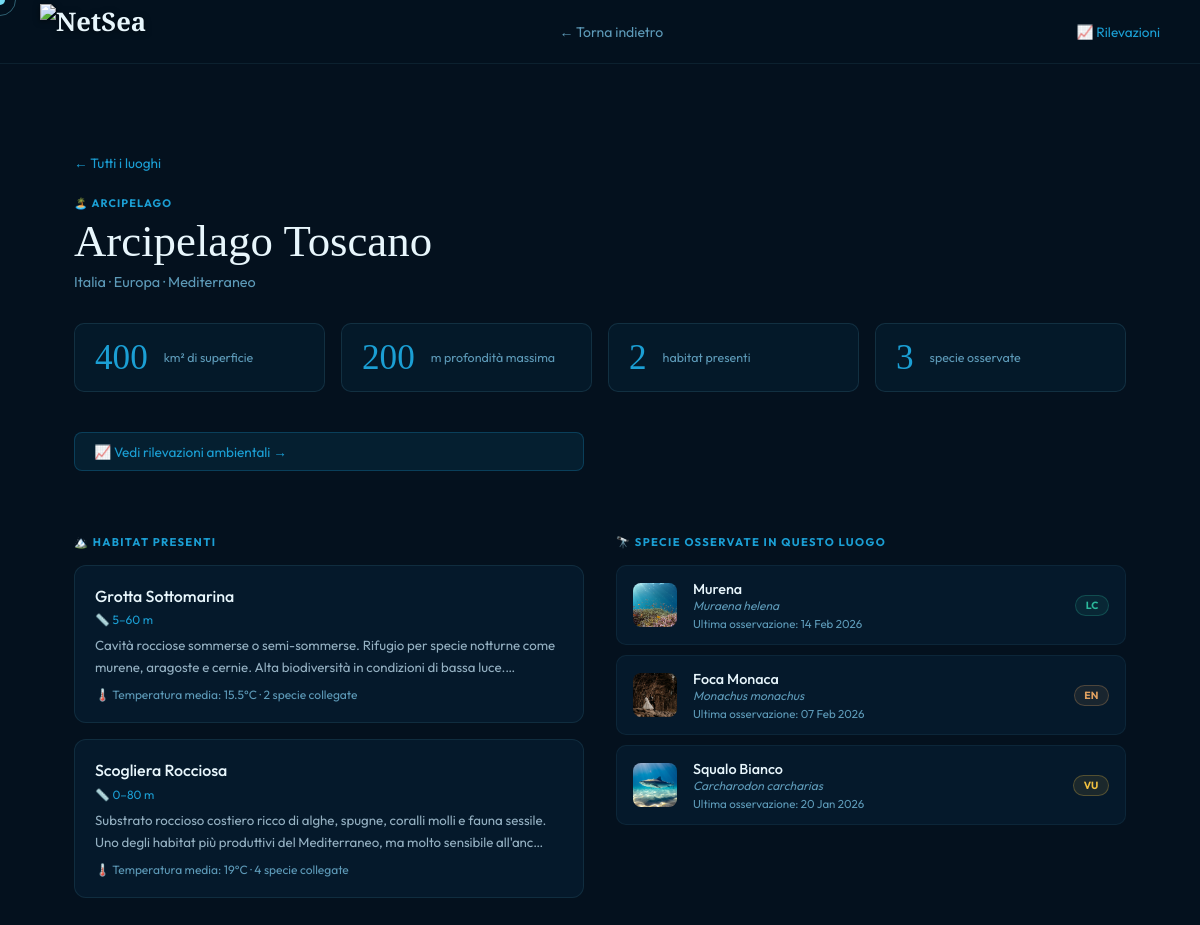
Page /luoghi.php?id=5 on the committed database.
### tables this page shows
CREATE TABLE `luogo` (
  `id_luogo` int(11) NOT NULL,
  `nome` varchar(100) DEFAULT NULL,
  `tipo` varchar(50) DEFAULT NULL,
  `oceano` varchar(100) DEFAULT NULL,
  `area` float DEFAULT NULL,
  `profondita` float DEFAULT NULL,
  `id_paese` int(11) DEFAULT NULL
);

CREATE TABLE `paese` (
  `id_paese` int(11) NOT NULL,
  `nome` varchar(100) NOT NULL,
  `continente` varchar(100) DEFAULT NULL,
  `cod_iso` char(3) DEFAULT NULL
);

CREATE TABLE `habitat` (
  `id_habitat` int(11) NOT NULL,
  `nome` varchar(100) DEFAULT NULL,
  `descrizione` text DEFAULT NULL,
  `range_habitat` varchar(100) DEFAULT NULL,
  `temperatura` float DEFAULT NULL,
  `id_luogo` int(11) DEFAULT NULL
);

CREATE TABLE `specie` (
  `id_specie` int(11) NOT NULL,
  `nome` varchar(100) DEFAULT NULL,
  `nome_scientifico` varchar(150) DEFAULT NULL,
  `famiglia` varchar(100) DEFAULT NULL,
  `classe` varchar(100) DEFAULT NULL,
  `dieta` varchar(100) DEFAULT NULL,
  `dimensioni` varchar(50) DEFAULT NULL,
  `peso` float DEFAULT NULL,
  `stato_conservazione` varchar(50) DEFAULT NULL,
  `descrizione` text DEFAULT NULL,
  `immagine` text DEFAULT NULL
);

### Luoghi.php (the view, shortened to what this page needs)
<?php
require 'config.php';
$id = filter_input(INPUT_GET, 'id', FILTER_VALIDATE_INT);
$luogo = null;
$habitat_luogo = [];
$specie_osservate = [];
if ($id) {
    $st = $connessione->prepare("
        SELECT l.*, p.nome AS paese_nome, p.continente
        FROM luogo l LEFT JOIN paese p ON l.id_paese = p.id_paese
        WHERE l.id_luogo = ?
    ");
    $st->execute([$id]);
    $luogo = $st->fetch();
    if ($luogo) {
        $st = $connessione->prepare("
            SELECT h.*, COUNT(sh.id_specie) AS n_specie
            FROM habitat h
            LEFT JOIN specie_habitat sh ON sh.id_habitat = h.id_habitat
            WHERE h.id_luogo = ?
            GROUP BY h.id_habitat
        ");
        $st->execute([$id]);
        $habitat_luogo = $st->fetchAll();
        $st = $connessione->prepare("
            SELECT DISTINCT s.id_specie, s.nome, s.nome_scientifico,
                   s.stato_conservazione, s.immagine,
                   MAX(o.data) AS ultima_osservazione
            FROM osservazione o
            JOIN specie s ON o.id_specie = s.id_specie
            WHERE o.id_luogo = ?
            GROUP BY s.id_specie
            ORDER BY ultima_osservazione DESC
        ");
        $st->execute([$id]);
        $specie_osservate = $st->fetchAll();
    }
}
$badge_col = ['CR'=>'#e8836a','EN'=>'#e0a060','VU'=>'#f0c040','NT'=>'#c8a830','LC'=>'#2cb89b','DD'=>'#5d9ab8'];
$tipo_icon = ['mare'=>'🌊','golfo'=>'🏖️','stretto'=>'🌉','fossa'=>'🕳️','arcipelago'=>'🏝️','canale'=>'⚓','costa'=>'🏔️','laguna'=>'🦢'];
?>
<!DOCTYPE html>
<html lang="it">
<head>
  <link rel="stylesheet" href="style.css">
</head>
<body>
<nav>
  <a href="index.php" class="nav-logo">
    <img src="logo.svg" alt="NetSea" style="height:56px;width:auto;object-fit:contain;display:block;filter:drop-shadow(0 1px 3px rgba(0,0,0,.5));">
  </a>
  <a href="javascript:history.back()" class="nav-back">← Torna indietro</a>
  <a href="rilevazioni.php" style="color:var(--wave);font-size:.85rem;margin-left:auto;">📈 Rilevazioni</a>
</nav>
<div class="main" style="max-width:1100px;margin:0 auto;padding:5.5rem 1.5rem 4rem;">
<?php if ($luogo): ?>
  <a href="luoghi.php" class="back-link">← Tutti i luoghi</a>
  <div style="margin-bottom:2rem;">
    <p class="luogo-tipo"><?= $tipo_icon[$luogo['tipo']??''] ?? '🌊' ?> <?= htmlspecialchars(ucfirst($luogo['tipo'] ?? '')) ?></p>
    <h1 style="font-family:'Cormorant Garamond',serif;font-size:2.8rem;color:var(--pearl);font-weight:400;margin-bottom:.3rem;">
      <?= htmlspecialchars($luogo['nome']) ?>
    </h1>
    <p style="color:var(--muted);font-size:.9rem;">
      <?= htmlspecialchars($luogo['paese_nome'] ?? '') ?>
      <?= $luogo['continente'] ? '· ' . htmlspecialchars($luogo['continente']) : '' ?>
      · <?= htmlspecialchars($luogo['oceano'] ?? '') ?>
    </p>
  </div>
  <div style="display:grid;grid-template-columns:repeat(auto-fit,minmax(160px,1fr));gap:1rem;margin-bottom:2.5rem;">
    <?php if ($luogo['area']): ?>
    <div class="stat-box">
      <span class="num"><?= number_format($luogo['area'],0,',','.') ?></span>
      <span class="lbl">km² di superficie</span>
    </div>
    <?php endif; ?>
    <?php if ($luogo['profondita']): ?>
    <div class="stat-box">
      <span class="num"><?= number_format($luogo['profondita'],0,',','.') ?></span>
      <span class="lbl">m profondità massima</span>
    </div>
    <?php endif; ?>
    <div class="stat-box">
      <span class="num"><?= count($habitat_luogo) ?></span>
      <span class="lbl">habitat presenti</span>
    </div>
    <div class="stat-box">
      <span class="num"><?= count($specie_osservate) ?></span>
      <span class="lbl">specie osservate</span>
    </div>
  </div>
  <div class="detail-grid">
    <a href="rilevazioni.php?luogo=<?= $luogo['id_luogo'] ?>"
       style="display:inline-flex;align-items:center;gap:.5rem;margin-bottom:2rem;padding:.6rem 1.2rem;background:rgba(27,159,212,.1);border:1px solid rgba(27,159,212,.25);border-radius:8px;color:var(--wave);text-decoration:none;font-size:.85rem;transition:background .2s;"
       onmouseover="this.style.background='rgba(27,159,212,.2)'" onmouseout="this.style.background='rgba(27,159,212,.1)'">
      📈 Vedi rilevazioni ambientali →
    </a>
  </div>
  <div class="detail-grid">
    <div>
      <p class="section-tag">🏔️ Habitat presenti</p>
      <?php if (empty($habitat_luogo)): ?>
        <p style="color:var(--muted);font-size:.875rem;">Nessun habitat registrato per questo luogo.</p>
      <?php else: ?>
        <?php foreach ($habitat_luogo as $h): ?>
        <div class="habitat-card">
          <p class="habitat-nome"><?= htmlspecialchars($h['nome']) ?></p>
          <p class="habitat-range">📏 <?= htmlspecialchars($h['range_habitat'] ?? '') ?></p>
          <p class="habitat-desc"><?= htmlspecialchars(mb_substr($h['descrizione']??'',0,160)) ?>…</p>
          <?php if ($h['temperatura']): ?>
          <p class="habitat-temp">🌡️ Temperatura media: <?= $h['temperatura'] ?>°C · <?= $h['n_specie'] ?> specie collegate</p>
          <?php endif; ?>
        </div>
        <?php endforeach; ?>
      <?php endif; ?>
    </div>
    <div>
      <p class="section-tag">🔭 Specie osservate in questo luogo</p>
      <?php if (empty($specie_osservate)): ?>
        <p style="color:var(--muted);font-size:.875rem;">Nessuna osservazione registrata.</p>
      <?php else: ?>
        <?php foreach ($specie_osservate as $sp):
          $stato = strtoupper($sp['stato_conservazione'] ?? '');
          $col = $badge_col[$stato] ?? '#5d9ab8';
        ?>
        <a href="specie.php?id=<?= $sp['id_specie'] ?>" class="specie-row">
          <?php if ($sp['immagine']): ?>
            <img src="<?= htmlspecialchars($sp['immagine']) ?>" alt="">
          <?php else: ?>
            <div class="emoji">🐟</div>
          <?php endif; ?>
          <div class="info">
            <p class="s-nome"><?= htmlspecialchars($sp['nome']) ?></p>
            <p class="s-sci"><?= htmlspecialchars($sp['nome_scientifico'] ?? '') ?></p>
            <p style="font-size:.72rem;color:var(--muted);margin-top:.2rem;">
              Ultima osservazione: <?= $sp['ultima_osservazione'] ? date('d M Y', strtotime($sp['ultima_osservazione'])) : 'N/D' ?>
            </p>
          </div>
          <span class="badge-sm" style="color:<?= $col ?>;border:1px solid <?= $col ?>44;background:<?= $col ?>18;border-radius:20px;padding:.2rem .6rem;">
            <?= $stato ?: 'N/D' ?>
          </span>
        </a>
        <?php endforeach; ?>
      <?php endif; ?>
    </div>
  </div>
<?php endif; ?>
</div>
</body>
</html>

### style.css (style rules this page uses)
*, *::before, *::after { box-sizing: border-box; margin: 0; padding: 0; }
:root { --ink: #04111e; --deep: #071e33; --ocean: #0b3d5e; --mid: #1267a0; --wave: #1b9fd4; --foam: #72d7f0; --pearl: #e8f6fc; --sand: #f5ede0; --sand2: #e8d9c4; --coral: #e05a3a; --kelp: #2cb89b; --gold: #f0c040; --text: #c5e4f5; --muted: #5d9ab8; --ease: cubic-bezier(.25,.46,.45,.94); }
html { scroll-behavior: smooth; }
body { font-family: 'Outfit', sans-serif; background: var(--ink); color: var(--text); overflow-x: hidden; cursor: none; }
a { color: var(--wave); text-decoration: none; transition: color .2s; }
nav { position: sticky; top: 0; z-index: 600; height: 64px; display: flex; align-items: center; padding: 0 2.5rem; gap: 1rem; background: rgba(4,17,30,.95); border-bottom: 1px solid rgba(114,215,240,.08); }
.nav-logo { display: flex; align-items: center; gap: .6rem; text-decoration: none; font-family: 'Cormorant Garamond', serif; font-size: 1.6rem; font-weight: 600; color: var(--pearl); }
.nav-back { margin-left: auto; color: var(--muted); font-size: .875rem; transition: color .2s; }
h1, h2, h3 { font-family: 'Cormorant Garamond', serif; font-weight: 400; color: var(--pearl); }
h1 { font-size: clamp(1.8rem, 4vw, 3rem); line-height: 1.15; margin-bottom: .75rem; }
.main { max-width: 900px; margin: 2.5rem auto 5rem; padding: 0 2.5rem; }
.action-btn .lbl, .lbl { font-size: .72rem; color: rgba(255,255,255,.7); }

### Luoghi.php (style rules this page uses)
.luogo-tipo { font-size: .68rem; font-weight: 700; text-transform: uppercase; letter-spacing: .1em; color: var(--wave); margin-bottom: .4rem; }
.detail-grid { display: grid; grid-template-columns: 1fr 1fr; gap: 2rem; margin-top: 2rem; }
.habitat-card { background: rgba(11,61,94,.2); border: 1px solid rgba(114,215,240,.1); border-radius: 12px; padding: 1.25rem; margin-bottom: 1rem; }
.habitat-nome { font-size: 1rem; color: var(--pearl); font-weight: 500; margin-bottom: .4rem; }
.habitat-range { font-size: .75rem; color: var(--wave); margin-bottom: .5rem; }
.habitat-desc { font-size: .83rem; color: rgba(197,228,245,.75); line-height: 1.65; }
.habitat-temp { font-size: .75rem; color: var(--muted); margin-top: .5rem; }
.specie-row { display: flex; align-items: center; gap: 1rem; padding: .85rem 1rem; background: rgba(11,61,94,.2); border: 1px solid rgba(114,215,240,.07); border-radius: 10px; margin-bottom: .6rem; text-decoration: none; transition: border-color .2s; }
.specie-row img { width: 44px; height: 44px; border-radius: 8px; object-fit: cover; flex-shrink: 0; }
.specie-row .info { flex: 1; }
.specie-row .s-nome { color: var(--pearl); font-size: .9rem; font-weight: 500; }
.specie-row .s-sci { color: var(--muted); font-size: .75rem; font-style: italic; }
.specie-row .badge-sm { font-size: .65rem; font-weight: 700; padding: .15rem .5rem; border-radius: 10px; }
.stat-box { background: rgba(27,159,212,.06); border: 1px solid rgba(114,215,240,.12); border-radius: 10px; padding: 1rem 1.25rem; display: flex; align-items: center; gap: 1rem; }
.stat-box .num { font-family: 'Cormorant Garamond',serif; font-size: 2.2rem; color: var(--wave); line-height: 1; }
.stat-box .lbl { font-size: .78rem; color: var(--muted); }
.back-link { display: inline-flex; align-items: center; gap: .4rem; color: var(--wave); font-size: .85rem; text-decoration: none; margin-bottom: 1.5rem; }
.section-tag { font-size: .7rem; font-weight: 700; text-transform: uppercase; letter-spacing: .12em; color: var(--wave); margin-bottom: 1rem; }

### rows in the picture
luogo: tipo "🏝️", tipo "ARCIPELAGO", nome "Arcipelago Toscano", id_paese.nome "Italia", id_paese.continente "Europa", oceano "Mediterraneo", area "400", profondita "200"
habitat: nome "Grotta Sottomarina", range_habitat "5–60 m", descrizione "Cavità rocciose sommerse o semi-sommerse. Rifugio per specie notturne come murene, aragoste e cernie. Alta biodiversità in condizioni di bassa luce.", temperatura "15.5", n_specie "2"
habitat: nome "Scogliera Rocciosa", range_habitat "0–80 m", descrizione "Substrato roccioso costiero ricco di alghe, spugne, coralli molli e fauna sessile. Uno degli habitat più produttivi del Mediterraneo, ma molto sensibile all'anc", temperatura "19", n_specie "4"
specie: immagine (picture), nome "Murena", nome_scientifico "Muraena helena", ultima_osservazione "14 Feb 2026", stato_conservazione "LC"
specie: immagine (picture), nome "Foca Monaca", nome_scientifico "Monachus monachus", ultima_osservazione "07 Feb 2026", stato_conservazione "EN"
specie: immagine (picture), nome "Squalo Bianco", nome_scientifico "Carcharodon carcharias", ultima_osservazione "20 Jan 2026", stato_conservazione "VU"

### other values in the picture
count($habitat_luogo) "2"
count($specie_osservate) "3"
